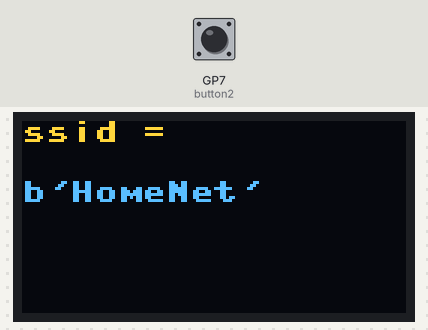
A program run on a simulated Raspberry Pi Pico running MicroPython. Shown: 128×64 one-colour display. The inputs (shaded band) are chosen by the test bench; at power-on: GP7 (button2) HIGH. The OLED is the two-colour kind (top 16 rows yellow); a WiFi scan finds one network, HomeNet; library files of the repository ran but are not shown: ssd1306.py; what the program prints to the serial console is not drawn.

Above: at 2.2 s.

The program:

WiFi-Points.py
```python
import time
import machine
import network
from machine import Pin, I2C
from ssd1306 import SSD1306_I2C
import urequests

WIDTH  = 128
HEIGHT = 64
i2c = I2C(0, scl=Pin(1), sda=Pin(0), freq=200000)
oled = SSD1306_I2C(WIDTH, HEIGHT, i2c)
button2 = Pin(7, Pin.IN, Pin.PULL_UP)


wlan=network.WLAN(network.STA_IF)
wlan.active(True)
while True:
    accesspoints = wlan.scan()
    for ap in accesspoints:
            print("ssid = {}".format(ap[0]))
            oled.fill(0)
            oled.text("ssid =",0,0)
            oled.text(str(ap[0]),0,20)
            oled.show()
    if button2.value() != 1:
            break
```
